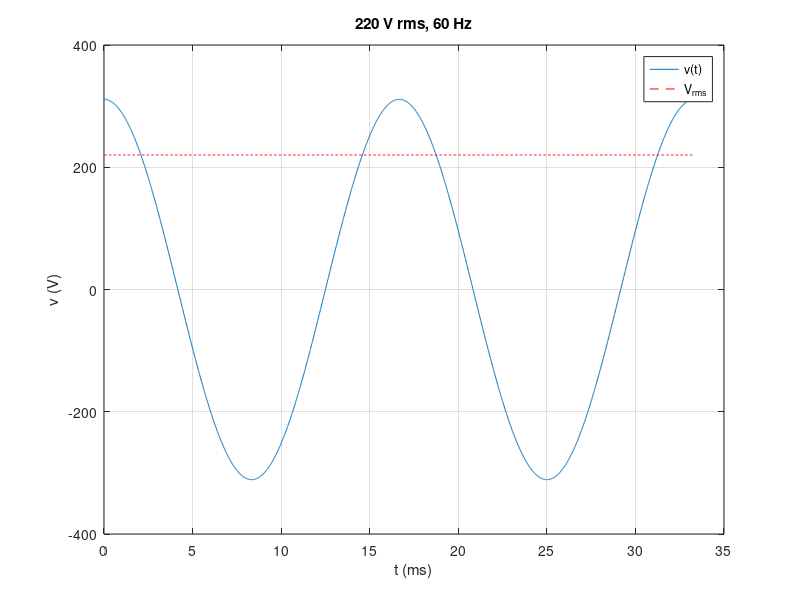

Write the MATLAB code that produced this figure. (Note: this script raises an error after producing the figure.)
% Circuits 1 — The Sinusoidal Source
%title: The Sinusoidal Source: rms, Frequency, Phase
%ar-title: المصدر الجيبي: القيمة الفعالة والتردد والطور
%lesson: c1-sinusoidal-1
%course: circuits-1

%% The example: 220 V rms, 60 Hz
%ar: القمة Vm = √2 × Vrms، و ω = 2πf. نطبع القانون كاملًا كما نكتبه في الحل.
Vrms = 220; f = 60;
Vm = sqrt(2)*Vrms; w = 2*pi*f; T = 1/f;
fprintf('v(t) = %.0f cos(%.0f t) V,  T = %.3f ms\n', Vm, w, T*1e3)
%check: abs(Vm - 311.13) < 0.01 && abs(w - 376.99) < 0.01

%% Plot two periods and check the rms numerically
%ar: rms = جذر متوسط المربع. نحسبه عدديًا من العينات: sqrt(mean(v.^2)) على دورة كاملة، ويجب أن يعطي 220.
t = linspace(0, 2*T, 2001);
v = Vm*cos(w*t);
plot(t*1e3, v); grid on; xlabel('t (ms)'); ylabel('v (V)'); title('220 V rms, 60 Hz')
hold on; plot(t*1e3, Vrms*ones(size(t)), 'r--'); hold off; legend('v(t)', 'V_{rms}')
vr = sqrt(mean(v(1:1000).^2));
fprintf('numerical rms over one period = %.2f V\n', vr)
%check: abs(vr - 220) < 0.1

%% Phase: leading and lagging
%ar: cos(ωt + 60°) يتقدم على cos(ωt): يصل قمته قبله بزمن Δt = θ/ω. نحسب Δt بالمللي ثانية.
theta = 60;
dt = (theta*pi/180)/w;
fprintf('a 60 deg lead = %.3f ms earlier\n', dt*1e3)

%%! Project idea: a waveform analyser
%ar: مشروع: دالة تأخذ عينات إشارة (من راسم أو ملف) وترجع القمة والقيمة الفعالة والتردد. هنا نختبرها على إشارة نعرف جوابها.
[pk, rm, fr] = analyse(t, Vm*cos(w*t + 0.3) + 0*t);
fprintf('peak %.1f V, rms %.1f V, f %.1f Hz\n', pk, rm, fr)
%check: abs(fr - 60) < 0.5

function [pk, rm, fr] = analyse(t, x)
    pk = max(abs(x));
    rm = sqrt(mean(x.^2));
    s = sign(x); up = find(s(1:end-1) <= 0 & s(2:end) > 0);   % rising zero crossings
    fr = (numel(up) - 1) / (t(up(end)) - t(up(1)));
end
